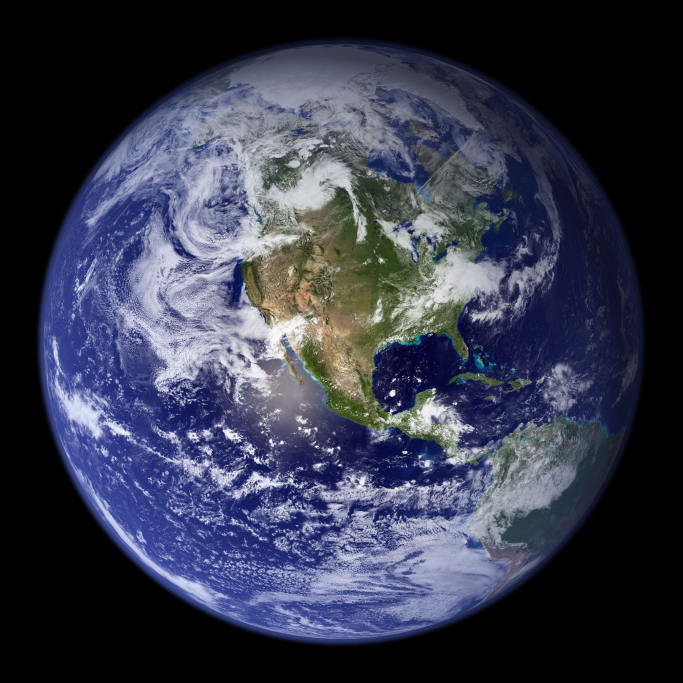
#> input picture tools/earth/sources/globe_west_2048.jpg, 2048 x 2048 px (shown at 1/3 size); its folder holds only this picture in this run
$ python build_earth.py
#> lines starting #> are read from the running program, lines starting #| are printed output that depends on the picture
#!/usr/bin/env python
# ---------------------------------------------------------------------------
# build_earth.py - rebuild the Earth sprites from a high-res NASA globe render.
#
# WHY: the shipped GFX/Sprites/earth.png was a 735px disk that, drawn at the
# Level 1 fly-by size (~1168 design px -> up to ~2800 actual px on a big
# window), was upscaled ~3.8x => washed-out and blurry. Against the new vivid
# procedural nebula starfield it read as a flat, hard-edged sticker. This swaps
# in NASA's "Blue Marble: Next Generation" Western-hemisphere globe (the same
# Americas-centered view, much higher res) and masks it to a clean, feathered
# alpha disk whose limb DISSOLVES into space (so there's no dark occluding ring
# over the nebula).
#
# SOURCE (public domain, NASA - credit "NASA Earth Observatory / Reto Stockli"):
#   sources/globe_west_2048.jpg
#   https://eoimages.gsfc.nasa.gov/images/imagerecords/57000/57723/globe_west_2048.jpg
#   2048x2048, globe disk ~1842px (incl. atmospheric limb) on black,
#   centred at (1021, 1026).
#
# OUTPUTS (committed; offline build like tools/textures, tools/audio, tools/font):
#   web/EvilAliensWeb/wwwroot/Content/gfx/sprites/earth.png        (HERO fly-by, full-res
#       central vertical STRIP, ~1392 x ~1822 -- crisp, sides cropped; see below)
#   web/EvilAliensWeb/wwwroot/Content/gfx/sprites/earth_small.png  (minor appearances, 256px)
#
# COMPOSITION INVARIANT (keep the on-screen size identical to the old asset):
#   The HERO disk is now the FULL source crop (no downscale) -> on-screen size is
#   kept the same by lowering doodadscale, NOT by resizing the texture. The solid
#   disk (R_IN) must still land at ~1168 design px, so doodadscale = 1168/solid
#   where solid = full disk (R_OUT*2) * R_IN/R_OUT = R_IN*2 (~1806). The script
#   PRINTS this value; set Background.QueueEarth AND QueueEarthSim doodadscale to it.
#   new SMALL: disk DISK_SMALL(243) in FRAME_SMALL(256), so QueueSmallEarth must
#             use scale 0.45 (243*0.45 ~= 109.5, == old 730*0.15).
#   STRIP NOTE: the hero is cropped to a central vertical band (STRIP_W wide). This
#   is ONLY valid because the hero earth stays horizontally centred -- QueueEarth/
#   QueueEarthSim zero its X scroll so it can't drift sideways into the cropped edge.
#
# Straight (non-premultiplied) alpha out, to match the rest of the content pipeline
# (SpriteBatchWrapper maps AlphaBlend -> NonPremultiplied). The HERO strip is emitted
# straight from the masked source (no resize). The SMALL disk is downscaled in
# premultiplied space then un-premultiplied so the limb doesn't bleed black.
#
# Re-run after changing the source or knobs:  python tools/earth/build_earth.py
# Don't hand-edit the output PNGs.
# ---------------------------------------------------------------------------
import os
import numpy as np
from PIL import Image

HERE = os.path.dirname(os.path.abspath(__file__))
SRC = os.path.join(HERE, "sources", "globe_west_2048.jpg")
# Content paths are CASE-SENSITIVE on the live host: capital "Content/", lowercase
# under it (see CLAUDE.md). Write to .../Content/gfx/sprites, never GFX/Sprites.
OUT_DIR = os.path.normpath(os.path.join(
    HERE, "..", "..", "web", "EvilAliensWeb", "wwwroot", "Content", "gfx", "sprites"))

# --- source disk geometry (measured) ---------------------------------------
CX, CY = 1021.0, 1026.0     # disk centre in the source
# alpha = 1 for r <= R_IN, smoothstep down to 0 at r = R_OUT. A TIGHT 8px band
# right at the globe's limb (lum ~28 -> ~10) gives a crisp, anti-aliased edge
# that still reads as a planet limb -- NOT the old wide 35px fade, which looked
# like a hazy halo and made the disk read smaller. The globe's own limb darkening
# means even this thin cut dissolves cleanly into the starfield (no dark ring).
R_OUT = 911.0               # outer radius: alpha hits 0 just past the bright limb
R_IN = 903.0                # inner radius: solid disk extends to here

# --- output framing --------------------------------------------------------
# HERO: keep the FULL source resolution (NO downscale) so the Level-1 fly-by is
# crisp (1 texel ~= 1 pixel on a typical window) instead of the old ~1.3-1.9x
# bilinear upscale. The masked source crop is used at its native ~1822 px (R_OUT*2).
#
# The hero earth is WIDER than the screen and stays HORIZONTALLY CENTRED -- it
# only scrolls vertically (Background.QueueEarth/QueueEarthSim zero the doodad's
# X scroll), so its left/right limb NEVER reaches the screen edge. We therefore
# crop to a central VERTICAL STRIP (STRIP_W wide, full disk height) and don't
# store the never-seen sides. STRIP_W must cover the 800-design visible band at
# the earth's on-screen scale (~0.647): 800/0.647 ~= 1237 px, + ~50px margin each
# side -> 1392. On-screen disk size is UNCHANGED (doodadscale falls 0.8 -> ~0.647).
STRIP_W = 1392                         # central band width (>= visible 800 design px + margin)
DISK_SMALL, FRAME_SMALL = 243, 256     # -> doodadscale 0.45 (243*0.45 = 109.4)


def smoothstep(e0, e1, x):
    t = np.clip((x - e0) / (e1 - e0), 0.0, 1.0)
    return t * t * (3.0 - 2.0 * t)


def make_masked_rgba():
    """Load the source, build a feathered circular straight-alpha disk, crop to
    the disk bbox. Returns an RGBA float array (0..1) centred on the disk."""
    rgb = np.asarray(Image.open(SRC).convert("RGB"), dtype=np.float32) / 255.0
    h, w, _ = rgb.shape
    yy, xx = np.mgrid[0:h, 0:w].astype(np.float32)
    r = np.hypot(xx - CX, yy - CY)
    alpha = 1.0 - smoothstep(R_IN, R_OUT, r)        # 1 inside, 0 past the limb
    alpha[r > R_OUT] = 0.0
    rgba = np.dstack([rgb, alpha.astype(np.float32)])
    # crop to the disk bbox (square, centred on the disk)
    x0, y0 = int(round(CX - R_OUT)), int(round(CY - R_OUT))
    side = int(round(R_OUT * 2))
    return rgba[y0:y0 + side, x0:x0 + side, :]


def resize_straight(rgba, disk, frame):
    """Resize the cropped disk to `disk` px (premultiplied, to avoid black bleed
    at the limb), un-premultiply back to straight alpha, and centre it in a
    transparent `frame`x`frame` canvas."""
    rgb = rgba[:, :, :3]
    a = rgba[:, :, 3:4]
    pm = np.clip(np.dstack([rgb * a, a]) * 255.0 + 0.5, 0, 255).astype(np.uint8)
    lanczos = getattr(Image, "Resampling", Image).LANCZOS  # type: ignore  # Pillow <9.1 vs >=9.1
    pm_img = Image.fromarray(pm, "RGBA").resize((disk, disk), lanczos)
    pm = np.asarray(pm_img, dtype=np.float32) / 255.0
    a2 = pm[:, :, 3:4]
    rgb2 = np.where(a2 > 1e-4, pm[:, :, :3] / np.maximum(a2, 1e-4), 0.0)
    straight = np.clip(np.dstack([rgb2, a2[:, :, 0]]) * 255.0 + 0.5, 0, 255).astype(np.uint8)
    disk_img = Image.fromarray(straight, "RGBA")
    canvas = Image.new("RGBA", (frame, frame), (0, 0, 0, 0))
    off = (frame - disk) // 2
    canvas.paste(disk_img, (off, off), disk_img)
    return canvas


def crop_strip_straight(rgba, strip_w):
    """Full-res straight-alpha PNG, cropped to a central vertical strip of width
    `strip_w` (full disk height). No resize -> native crispness. The float rgba
    is already straight (non-premultiplied) alpha from make_masked_rgba."""
    straight = np.clip(rgba * 255.0 + 0.5, 0, 255).astype(np.uint8)
    w = straight.shape[1]
    x0 = max(0, (w - strip_w) // 2)
    return Image.fromarray(straight[:, x0:x0 + strip_w, :], "RGBA")


def main():
    rgba = make_masked_rgba()                       # ~1822x1822 straight-alpha float disk
#> in make_masked_rgba, `rgba = np.dstack([rgb, alpha.astype(np.float32)])`:
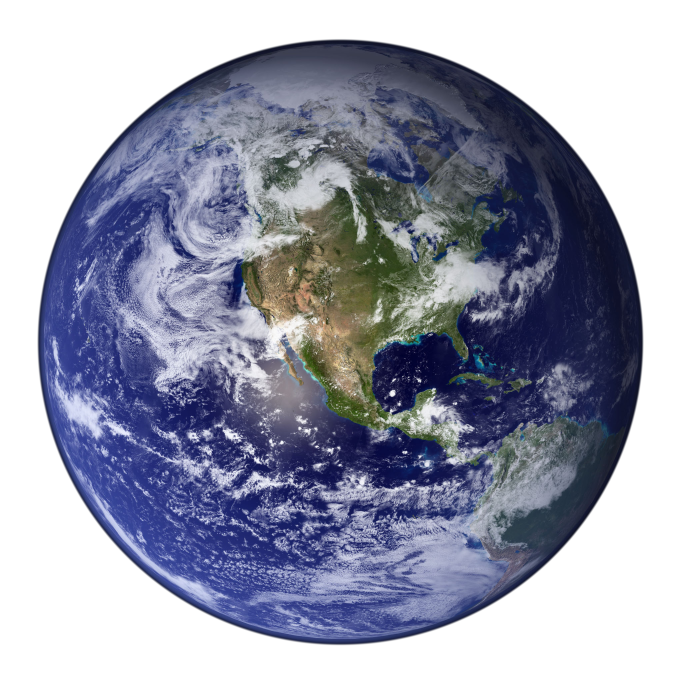
#> rgba: shape (2048, 2048, 4) float32 (shown at 1/3 size); mean R, G, B, A 0.214, 0.227, 0.298, 0.616; transparent parts drawn white
    hero = crop_strip_straight(rgba, STRIP_W)       # full-res central strip (no downscale)
#> in crop_strip_straight, `return Image.fromarray(straight[:, x0:x0 + strip_w, :], "RGBA")`:
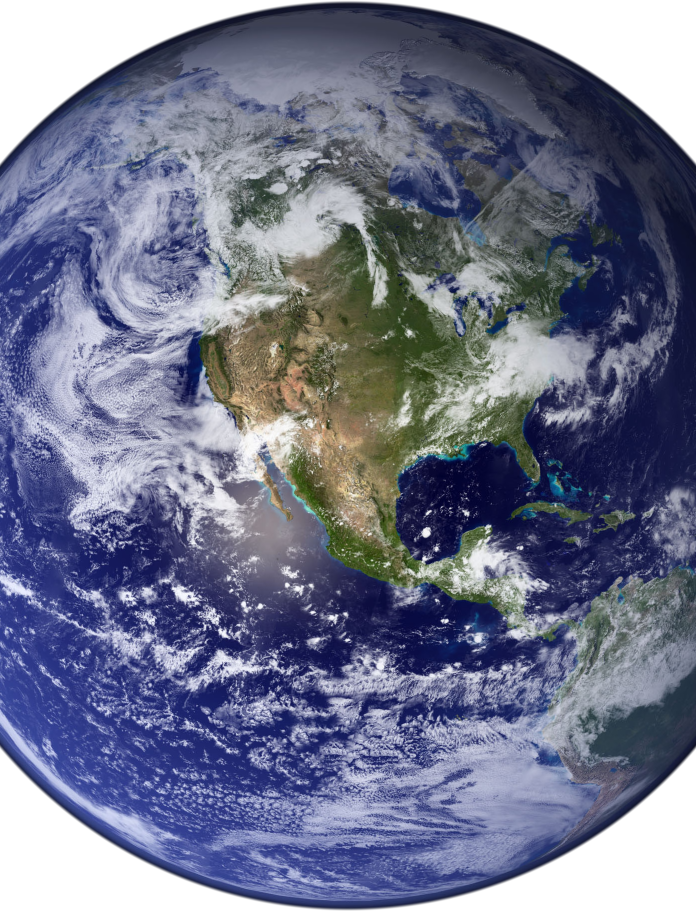
#> returned value: PIL image 1392x1822 RGBA (shown at 1/2 size); mean R, G, B, A 83.2, 87.8, 111.9, 226.1; transparent parts drawn white
    small = resize_straight(rgba, DISK_SMALL, FRAME_SMALL)
#> in resize_straight, `rgb = rgba[:, :, :3]`:
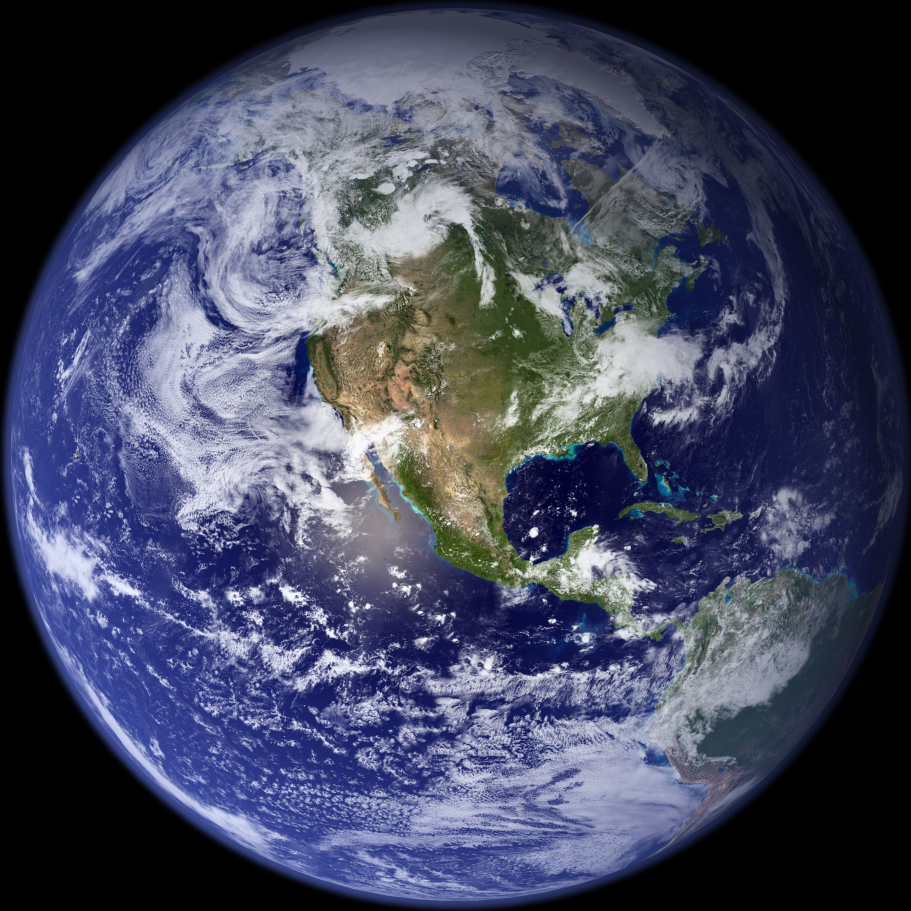
#> rgb: shape (1822, 1822, 3) float32 (shown at 1/2 size); mean of channels 0, 1, 2 0.271, 0.287, 0.377; drawn as R, G, B
#> in resize_straight, `pm_img = Image.fromarray(pm, "RGBA").resize((disk, disk), lanczos)`:
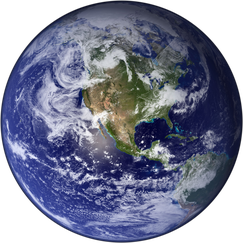
#> pm_img: PIL image 243x243 RGBA; mean R, G, B, A 68.8, 73.1, 96.3, 198.5; transparent parts drawn white
#> in resize_straight, `a2 = pm[:, :, 3:4]`:
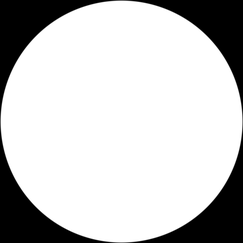
#> a2: shape (243, 243, 1) float32; min 0, max 1, mean 0.779
#> in resize_straight, `rgb2 = np.where(a2 > 1e-4, pm[:, :, :3] / np.maximum(a2, 1e-4), 0.0)`:
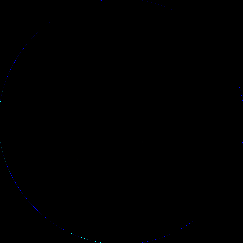
#> rgb2: shape (243, 243, 3) float32; mean R, G, B 0.3, 0.3, 0.6
#> in resize_straight, `canvas = Image.new("RGBA", (frame, frame), (0, 0, 0, 0))`: canvas: PIL image 256x256 RGBA; every value is 0
#> in resize_straight, `canvas.paste(disk_img, (off, off), disk_img)`:
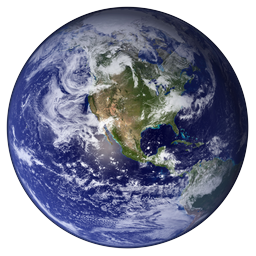
#> canvas: PIL image 256x256 RGBA; mean R, G, B, A 62, 65.8, 86.4, 178.2; transparent parts drawn white
    os.makedirs(OUT_DIR, exist_ok=True)
    hero.save(os.path.join(OUT_DIR, "earth.png"))
    small.save(os.path.join(OUT_DIR, "earth_small.png"))
    disk = rgba.shape[0]                             # full disk diameter (alpha-0)
#> disk = 1822
    solid = disk * R_IN / R_OUT                      # solid disk diameter (R_IN)
#> solid = 1806
    print(f"wrote earth.png       {hero.size} (strip of {disk}px disk)  -> "
          f"Background.QueueEarth/QueueEarthSim doodadscale = {1168 / solid:.4f}")
#| wrote earth.png       (1392, 1822) (strip of 1822px disk)  -> Background.QueueEarth/QueueEarthSim doodadscale = 0.6467
    print(f"wrote earth_small.png {small.size}  -> Background.QueueSmallEarth doodadscale = {109.5 / DISK_SMALL:.4f}")
#| wrote earth_small.png (256, 256)  -> Background.QueueSmallEarth doodadscale = 0.4506


if __name__ == "__main__":
    main()
